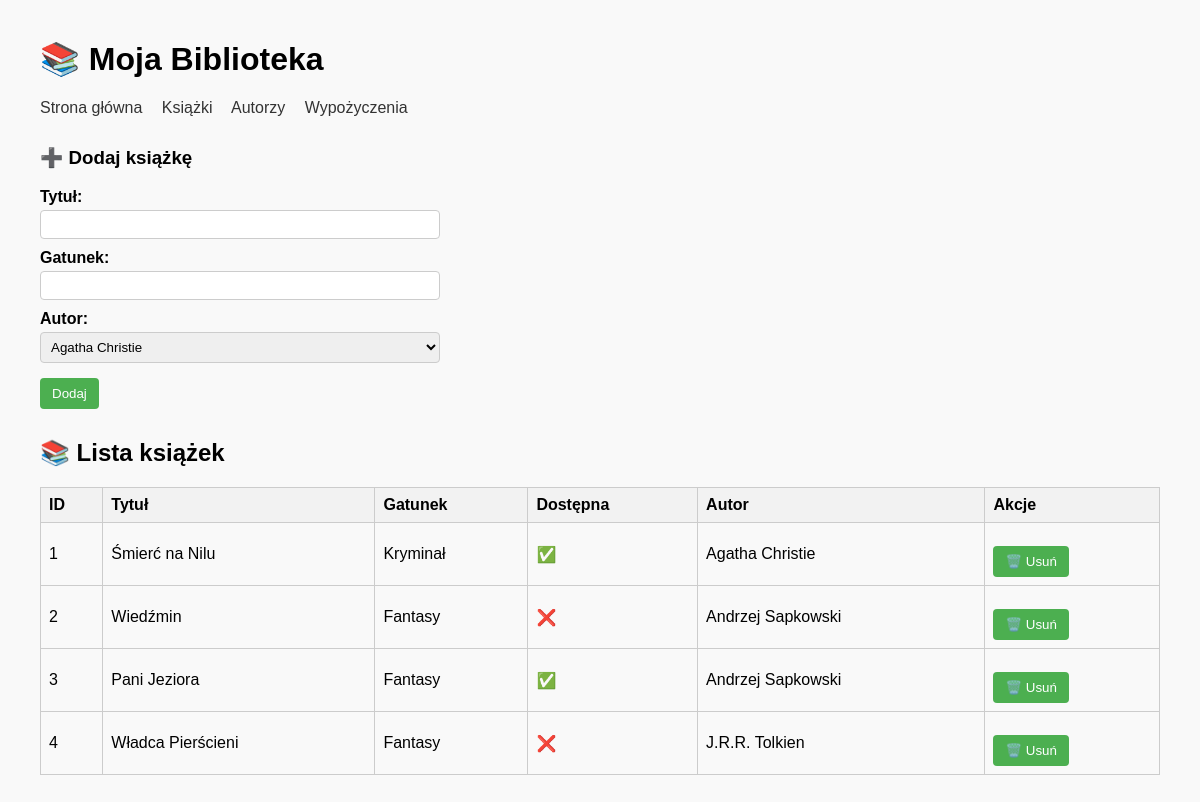
Before: /books with the older database file.
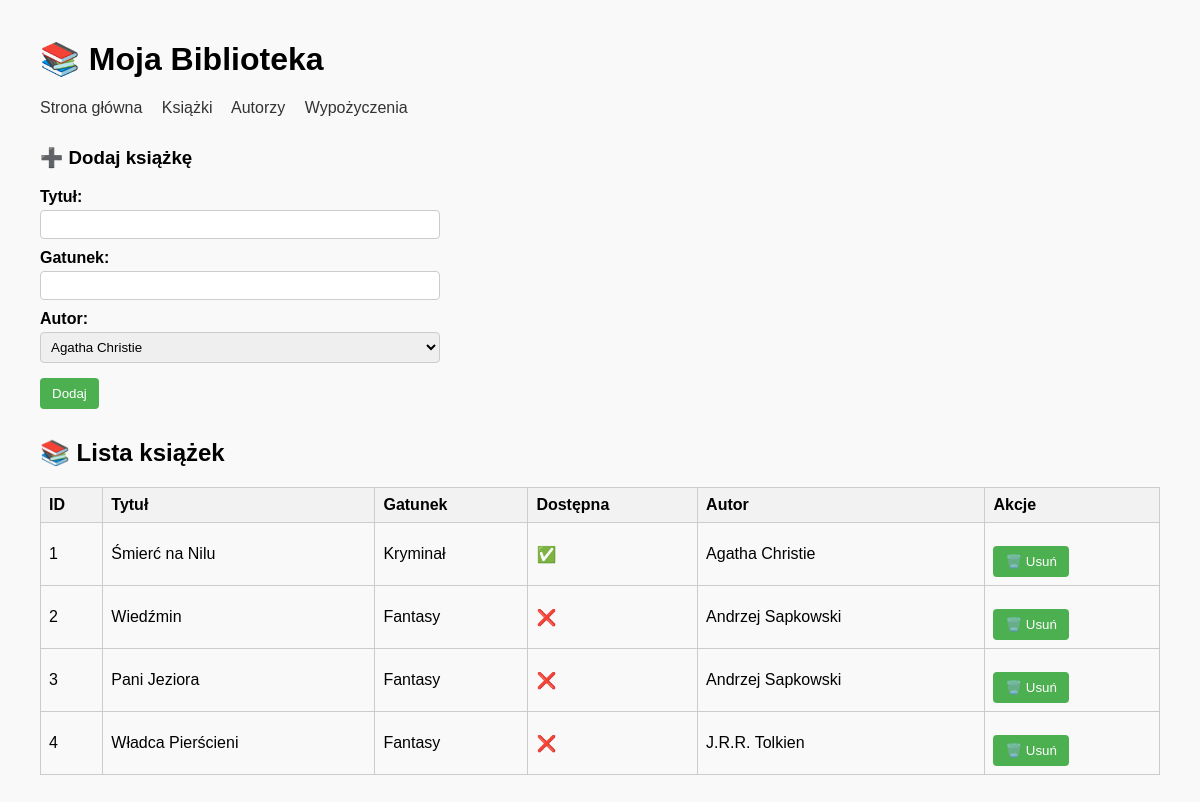
After: the same page with the newer database file.
### app/models.py (models this page shows, shortened)
class Book(db.Model):
    __tablename__ = "books"
    id = db.Column(db.Integer, primary_key=True)
    author_id = db.Column(db.Integer, db.ForeignKey("authors.id"), nullable=False)
    title = db.Column(db.String(200), nullable=False)
    genre = db.Column(db.String(100))
    available = db.Column(db.Boolean, default=True)
    borrowings = db.relationship("Borrowings", backref="book", lazy="dynamic")

class Author(db.Model):
    __tablename__ = "authors"
    id = db.Column(db.Integer, primary_key=True)
    name = db.Column(db.String(100), nullable=False)
    surname = db.Column(db.String(100), nullable=False)
    nationality = db.Column(db.String(100))
    books = db.relationship("Book", backref="author", lazy="dynamic")

### app/routes.py (the view, shortened to what this page needs)
@app.route("/books", strict_slashes=False, methods=["GET", "POST"])
def books():
    all_books = Book.query.all()
    all_authors = Author.query.all()
    return render_template("books.html", books=all_books, authors=all_authors)

### app/templates/books.html (shortened to what this page needs)
{% extends "base.html" %}
{% block content %}
<h3>➕ Dodaj książkę</h3>
<form method="POST">
    <label for="title">Tytuł:</label>
    <input type="text" name="title" required><br>
    <label for="genre">Gatunek:</label>
    <input type="text" name="genre"><br>
    <label for="author_id">Autor:</label>
    <select name="author_id" required>
        {% for author in authors %}
        <option value="{{ author.id }}">{{ author.name }} {{ author.surname }}</option>
        {% endfor %}
    </select><br>
    <button type="submit">Dodaj</button>
</form>
<h2>📚 Lista książek</h2>
<table>
    <tr>
        <th>ID</th>
        <th>Tytuł</th>
        <th>Gatunek</th>
        <th>Dostępna</th>
        <th>Autor</th>
        <th>Akcje</th>
    </tr>
    {% for book in books %}
    <tr>
        <td>{{ book.id }}</td>
        <td>{{ book.title }}</td>
        <td>{{ book.genre }}</td>
        <td>{{ "✅" if book.available else "❌" }}</td>
        <td>{{ book.author.name }} {{ book.author.surname }}</td>
        <td>
            <form method="POST" action="{{ url_for('delete_book', book_id=book.id) }}" style="display:inline;">
                <button type="submit" onclick="return confirm('Czy na pewno chcesz usunąć tę książkę?')">🗑️
                    Usuń</button>
            </form>
        </td>
    </tr>
    {% endfor %}
</table>
{% endblock %}

Changed rows visible on the page:
changed Book "Pani Jeziora": available "✅" → "❌"
